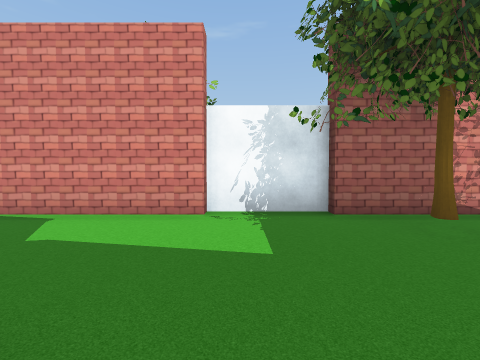
view 1 (above)

24 first-person views from a walk through a 3-D level made in the Unity game engine. The camera is 1.5 m above the floor, tilts 2° down and sees 90° across. Doors are open. The floor is counted in squares, 2 m on a side. Each view is taken from the middle of a square. On the plan, view 1 faces up. The plan holds only what a view shows up to about 9 squares ahead; the rest is blank. The place goes on beyond the plan. The player character is not drawn. Some surface patterns are stand-ins.

view 2
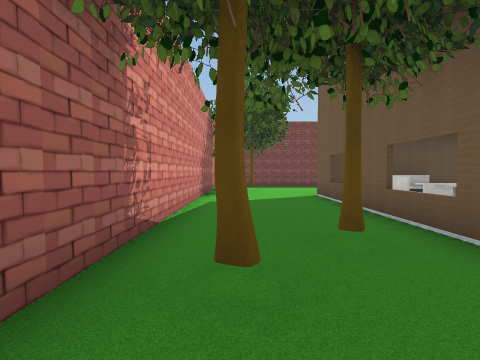

view 3
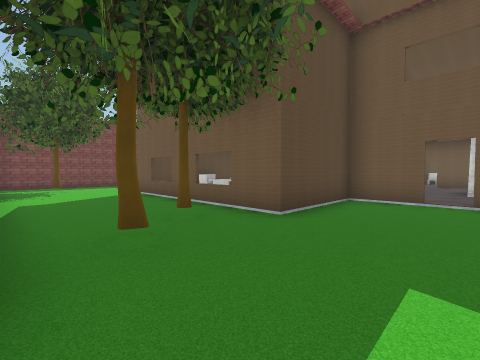

view 4
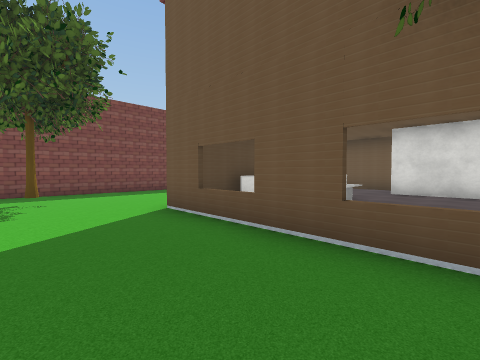

view 5
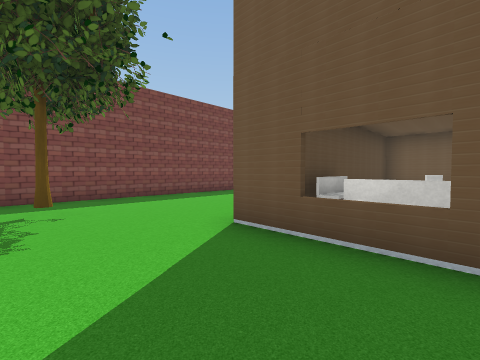

view 6
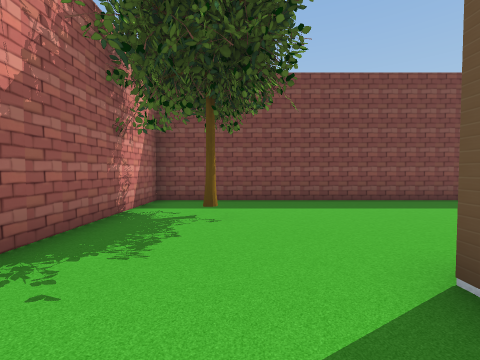

view 7
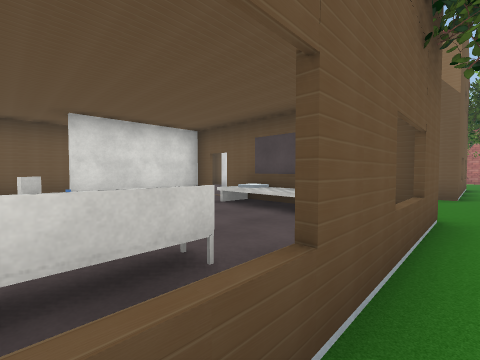

view 8
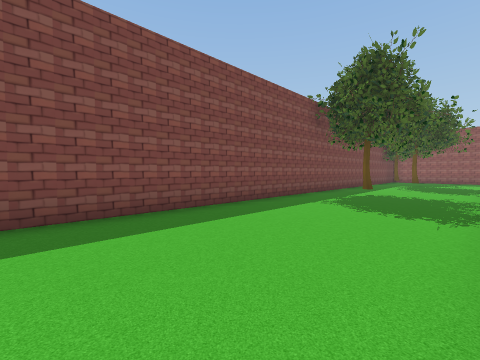

view 9
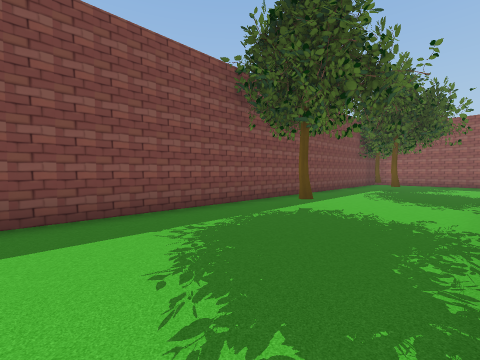

view 10
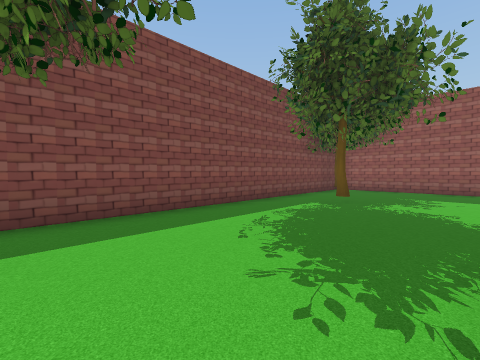

view 11
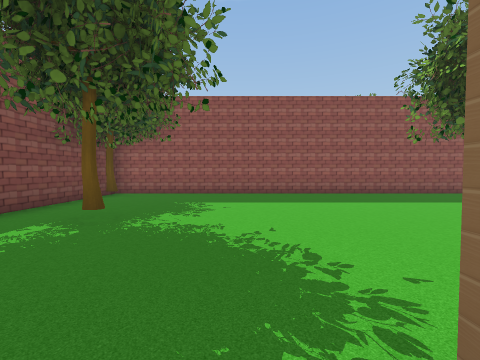

view 12
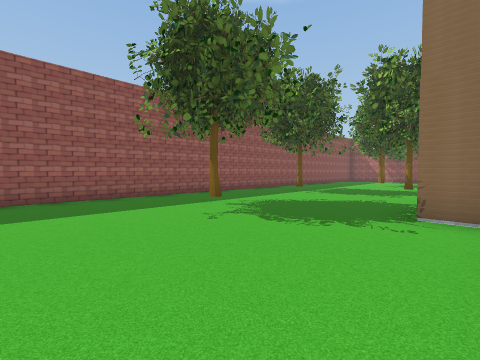

view 13
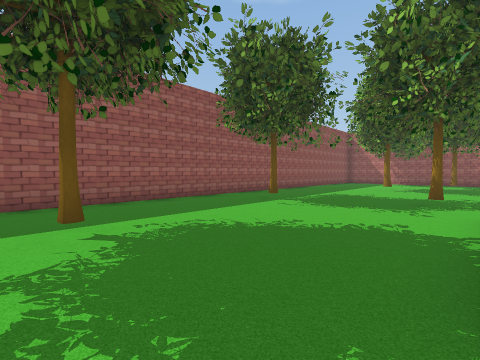

view 14
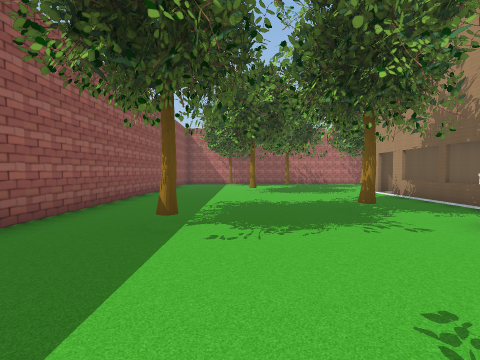

view 15
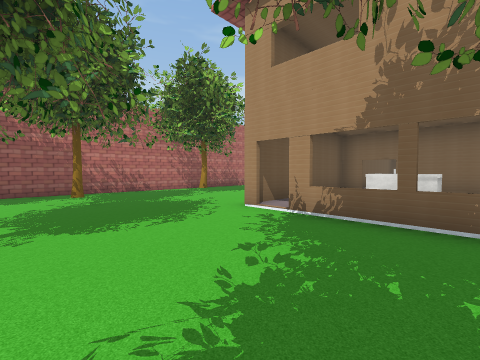

view 16
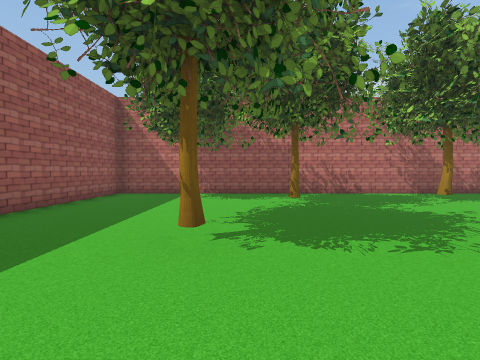

view 17
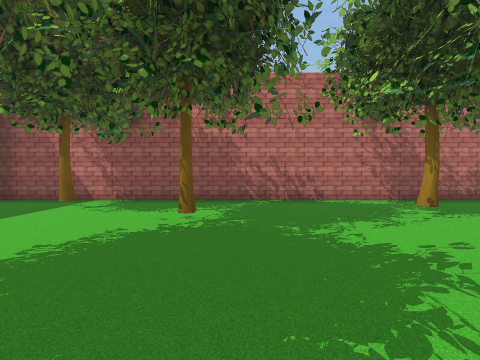

view 18
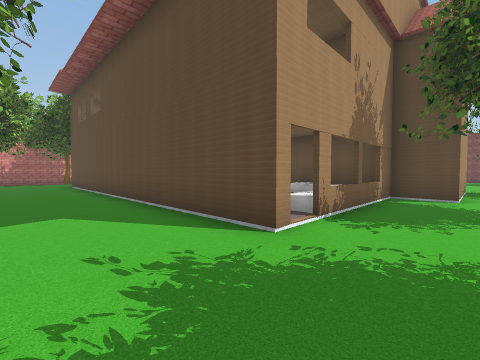

view 19
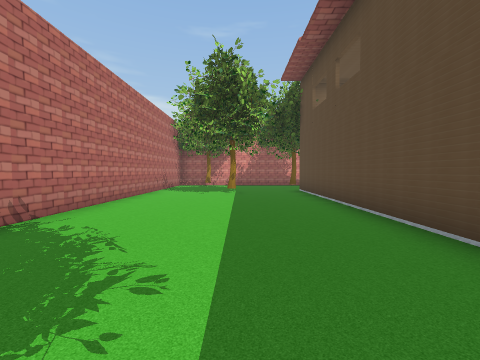

view 20
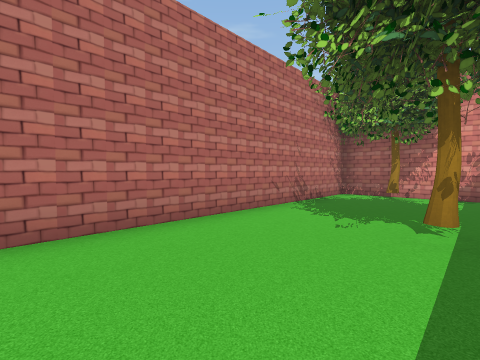

view 21
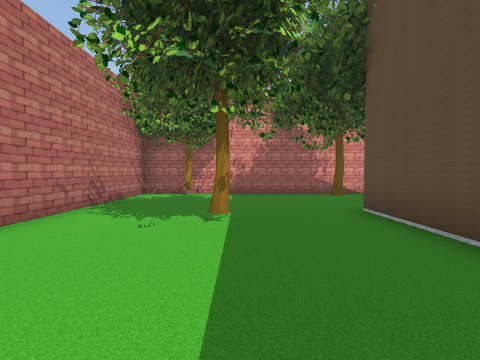

view 22
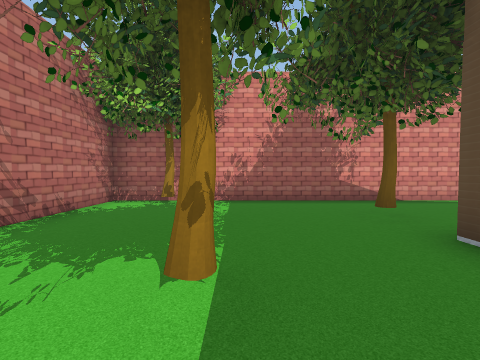

view 23
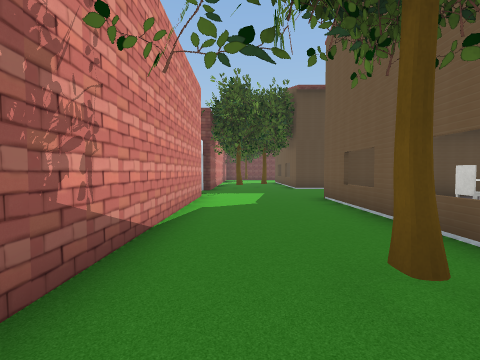

view 24
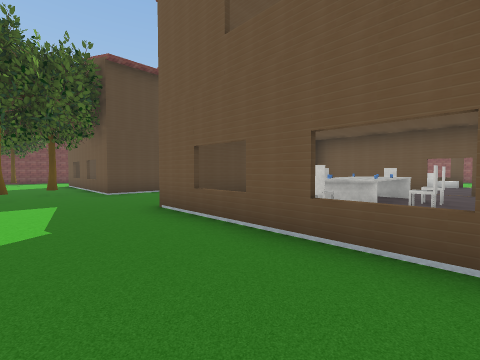

### Floor plan
Points are (right, up) in squares from view 1. A wall is a line through its corners. A room is listed if a view was taken in it or the views show most of it. See-through windows are left out.
Room 1 (view 1)
walls: (2.4, -0.5) (2.4, 0.6); (0.8, -2.5) (2.5, -2.5) (2.5, -4); (2.5, -5.4) (6, -5.4); (5.6, -7.1) (8.5, -7.1) (8.5, 0.1); (-1.2, 0.6) (-1.2, 0.1)
ways out: opening at (0.5, 0.5) to room 2
objects: table (3, -3) to (4, -1); chair (6, 0) to (7, 0); chair (7, -4); chair (8, -2)
Room 2 (views 2, 3, 4, 5, 6, 7, 8, 9, 10, 11, 12, 13, 14, 15, 16, 17, 18, 19, 20, 21, 22, 23, 24)
walls: (-2.9, -6.3) (-4.9, -6.3); (-1.2, -11) (-2.5, -11); (-4.9, -6.2) (-2.6, -6.2); (-5.8, -6.3) (-6.5, -6.3) (-6.5, -11); (-6.2, -11.2) (-6.6, -11.2) (-6.6, 0.6); (-1.3, -2) (-1.3, 0); (2.5, -12.7) (-1.3, -12.7) (-1.3, -8); (-4.6, -1.6) (-3.6, -1.6); (-6.1, 0.6) (-1.2, 0.6); (2.4, 0.6) (8.6, 0.6); (-0.6, 4.2) (-12.3, 4.2) (-12.3, -19.2) (13.3, -19.2) (13.3, 4.2) (1.6, 4.2); (1.8, 4.5) (-0.6, 4.5)
ways out: opening at (0.5, 0.5) to room 1; open door at (0.5, -5); gap at (-1, -8)
objects: tree (-11, -16); tree (-11, 4); tree (-10, -10); tree (-9, -14); tree (-9, -1); tree (-7, -16); tree (-7, 2); chair (-5, -3); chair (-5, -2); table (-4, -9); other object (-4, -5); chair (-4, -1); tree (-2, -14); tree (-1, -17); tree (3, -16); tree (3, 2); tree (3, 3); tree (11, -15); tree (11, 3); tree (12, -9); tree (13, -18)

Where each view was taken, in squares from view 1:
view 1: 0 up, 0 right, facing up
view 2: 3 up, 1 right, facing right
view 3: 4 up, 0 right, facing down-right
view 4: 3 up, 4 right, facing down-right
view 5: 3 up, 6 right, facing down-right
view 6: 2 up, 7 right, facing right
view 7: 1 up, 7 right, facing down-left
view 8: 0 up, 9 right, facing down-right
view 9: 4 down, 9 right, facing down-right
view 10: 9 down, 9 right, facing down-right
view 11: 11 down, 9 right, facing down
view 12: 12 down, 7 right, facing down-left
view 13: 13 down, 4 right, facing down-left
view 14: 16 down, 2 right, facing left
view 15: 15 down, 3 left, facing up-left
view 16: 15 down, 4 left, facing left
view 17: 13 down, 6 left, facing left
view 18: 13 down, 9 left, facing up-right
view 19: 9 down, 9 left, facing up
view 20: 4 down, 9 left, facing up-left
view 21: 4 down, 9 left, facing up
view 22: 2 down, 9 left, facing up
view 23: 3 up, 8 left, facing right
view 24: 3 up, 6 left, facing down-right
